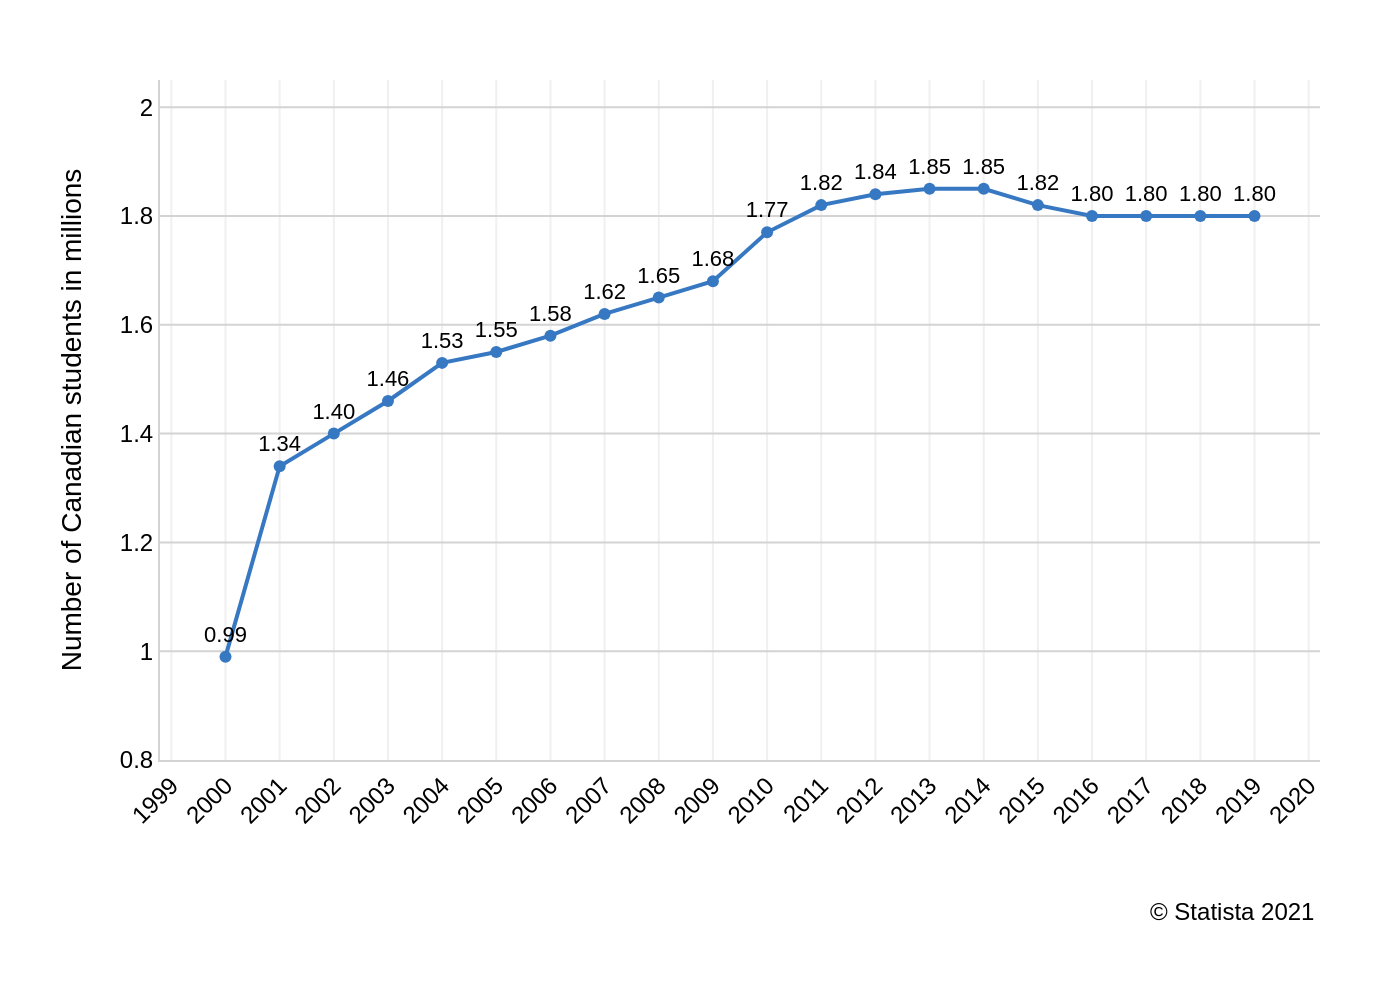

Here is the Python script that generated this plot:
import sys
import json
import os
import plotly.graph_objects as go

# Ensure a JSON file path is provided as a command-line argument
if len(sys.argv) != 2:
    print("Usage: python generate_chart.py <path_to_json_file>")
    sys.exit(1)

json_file_path = sys.argv[1]

# Check if the file exists
if not os.path.exists(json_file_path):
    print(f"Error: File not found at {json_file_path}")
    sys.exit(1)

# Read data from the specified JSON file
with open(json_file_path, 'r', encoding='utf-8') as f:
    chart_info = json.load(f)

# Extract data, texts, and colors from the JSON object
chart_data = chart_info.get('chart_data', [])
texts = chart_info.get('texts', {})
colors = chart_info.get('colors', [])

# Initialize the figure
fig = go.Figure()

# Add traces to the figure by iterating through the chart data
for i, series in enumerate(chart_data):
    color = colors[i % len(colors)] if colors else '#3778C2'
    fig.add_trace(go.Scatter(
        x=series['x'],
        y=series['y'],
        mode='lines+markers+text',
        name=series.get('name', ''),
        line=dict(color=color, width=2),
        marker=dict(color=color, size=6),
        text=[f'{val:.2f}' for val in series['y']],
        textposition='top center',
        textfont=dict(
            family="Arial",
            size=11,
            color='black'
        ),
        hoverinfo='skip'
    ))

# Update layout for a professional look, matching the source image
fig.update_layout(
    font=dict(family="Arial", size=12, color="black"),
    plot_bgcolor='white',
    paper_bgcolor='white',
    showlegend=False,
    xaxis=dict(
        title_text=texts.get('x_axis_title'),
        tickmode='linear',
        tick0=2000,
        dtick=1,
        tickangle=-45,
        showgrid=True,
        gridcolor='#f0f0f0',
        gridwidth=1,
        zeroline=False,
        linecolor='lightgrey'
    ),
    yaxis=dict(
        title_text=texts.get('y_axis_title'),
        range=[0.8, 2.05],
        tickmode='linear',
        dtick=0.2,
        showgrid=True,
        gridcolor='lightgrey',
        zeroline=False,
        linecolor='lightgrey'
    ),
    margin=dict(l=80, r=40, t=40, b=120),
    annotations=[
        dict(
            text=texts.get('source', ''),
            showarrow=False,
            xref='paper',
            yref='paper',
            x=1.0,
            y=-0.25,  # Position below the x-axis labels
            xanchor='right',
            yanchor='bottom',
            align='right',
            font=dict(size=12)
        )
    ]
)

# Derive output filename from the input JSON file path
base_filename = os.path.splitext(os.path.basename(json_file_path))[0]
output_image_path = f"{base_filename}.png"

# Save the figure as a high-resolution PNG image
try:
    fig.write_image(output_image_path, scale=2)
    print(f"Chart successfully generated and saved to {output_image_path}")
except Exception as e:
    print(f"Error saving image: {e}")
    sys.exit(1)
